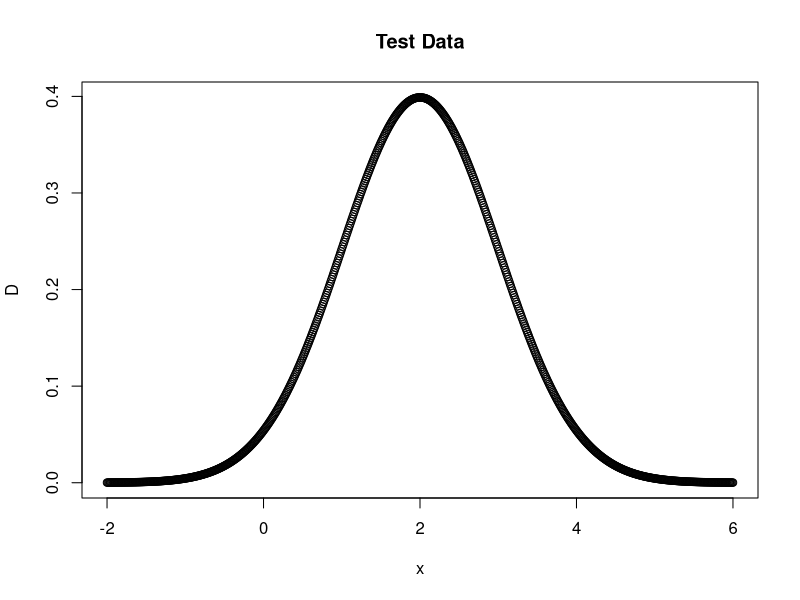
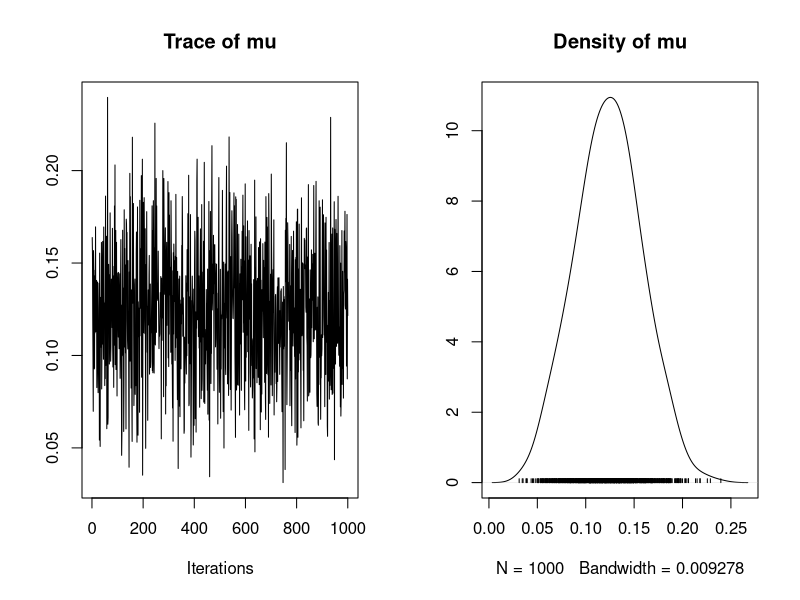

Reproduce these figures in R, in order. (Note: this script raises an error after producing the figures.)
## MCMC for conjugate Normal distribution
# 19/10/2017

# Prior distiribution of theta has a mean of 0 and variance of 1
# Observation of data has an unknown mean and a variance of 1

# Packages needed
library("MCMCpack")

################# 
## Create data ##
#################

# Mean and variance for the new data
obs_var <- 1
obs_sd <- obs_var^(1/2)
obs_mean <- 2

# Mean and variance for the prior distribution of the unknown mean
prior_var <- 1
prior_sd <- prior_var^(1/2)
prior_mean <- 0

# Create independent x-values 
x <- seq(-2, 6, 0.01)
# Create dependent values according to Normal distribution
D <- dnorm(x, obs_mean, obs_var)

plot(x,D, main="Test Data")

####################################################### 
## Use MCMCpack as a comparison for my manual method ##
#######################################################

# The data, known variance of data, prior mean of mu, prior variance of mu, number of MC draws
# don't know mean of data!
mcmc_package <- MCnormalnormal(D, obs_var, prior_mean, prior_var, mc = 1000)
plot(mcmc_package)
var(mcmc_package)
mean(mcmc_package)

######################
## My manual method ##
######################

# Likelihood function for the observation
likelihood <- function(param){
  obs_likelihood = dnorm(x, obs_mean, obs_sd, log= T)
  return(obs_likelihood)
} 

# Define the prior distribution (mean=0, variance=1)
mean_prior <- function(param){
  prior = dnorm(x, prior_mean, prior_sd, log = T)
  return(prior)
}

# Define the posterior distribution
# Note: is on a logarithmic scale
mean_posterior <- function(param){
  return (likelihood(param) + mean_prior(param))
}

# Apply the Metropolis algorithm

# Probability density distribution for proposing new values
# Proposal function has a Normal distribution 
# The distribution is centered around the current value in the Markov chain
set.seed(4)
proposalfunction <- function(param){
  return(rnorm(1, param, prior_sd))
}

# Start at random parameter value
# Choose new parameter close to old value based on prob. density ratio

metropolis_MCMC <- function(startvalue, iterations){
  chain = array(dim = c(iterations+1))
  
  # Give a starting point to the chain
  chain[1] = startvalue
  
  # For the other iterations, use the proposal function to suggest the next value
  for (i in 1:iterations){
    proposal = proposalfunction(chain[i])
    
    # P(new)/P(old) NOTE: LOGARITHMIC
    probab = exp(mean_posterior(proposal) - mean_posterior(chain[i]))
    
    # Jump to new probability if P(new)/P(old) >1
    # if r < than P, accept, else reject
    if (runif(1) < probab){ 
      chain[i+1] = proposal
    }else{
      chain[i+1] = chain[i]
    }
  }
  return(chain)
}

# Where to start the chain
# Takes a random number from the (Normal) prior distribution
set.seed(4)
startvalue <- rnorm(1, prior_mean, prior_sd)

# Number of runs
iterations = 10000
chain <- metropolis_MCMC(startvalue, iterations)

# The beginning of the chain is biased towards the starting point, so take them out
burnIn = 1000
acceptance <- 1-mean(duplicated(chain[-(1:burnIn)]))

# Plot the MCMC
par(mfrow = c(1,2))
hist(chain[-(1:burnIn)],nclass=30, main="Posterior of mean")
abline(v = mean(chain[-(1:burnIn)]))
plot(chain[-(1:burnIn)], type = "l", main = "Chain values of mean")

# Helpful resource for MCMC in R:
# https://theoreticalecology.wordpress.com/2010/09/17/metropolis-hastings-mcmc-in-r/
